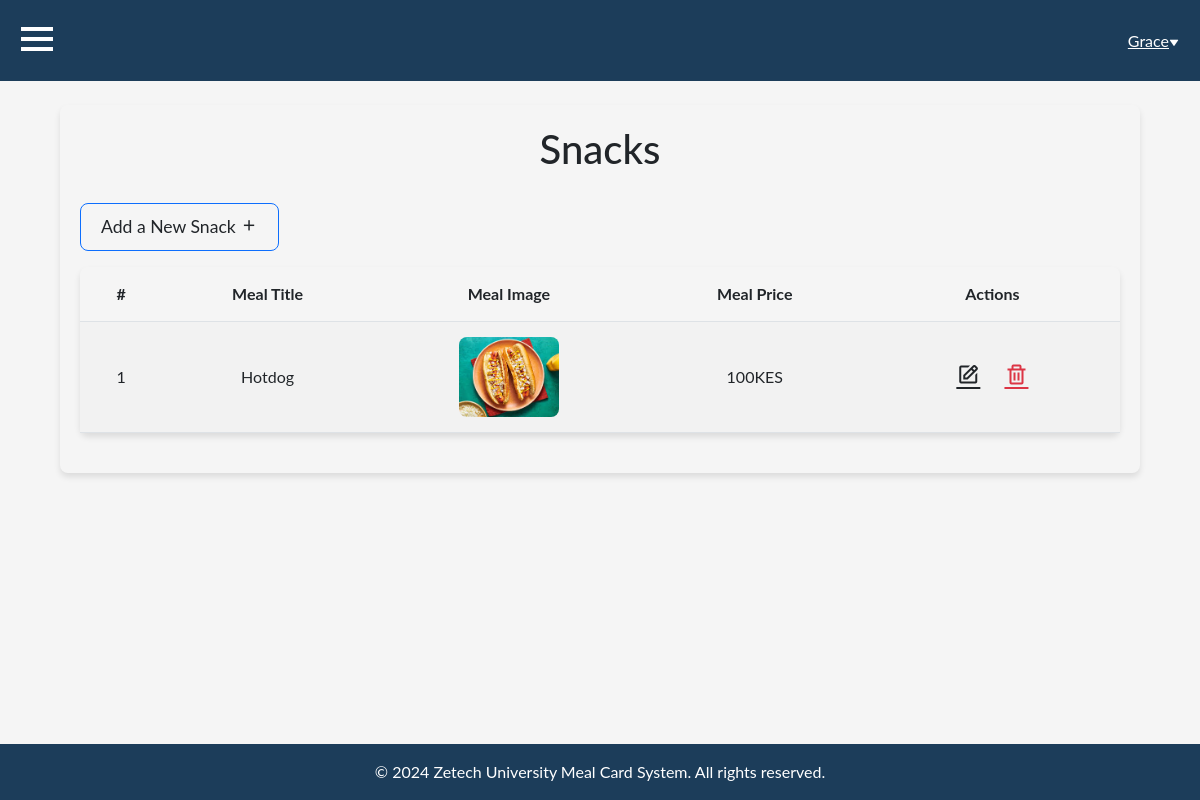
Screenshot of /admin/snacks.php (signed in) with the database file from the repository.
### tables this page shows
CREATE TABLE `menu` (
  `meal_id` int(11) NOT NULL,
  `meal_title` varchar(255) NOT NULL,
  `meal_price` varchar(100) NOT NULL,
  `meal_category` varchar(100) NOT NULL,
  `date_created` timestamp NOT NULL DEFAULT current_timestamp(),
  `meal_img` varchar(255) NOT NULL
);

### admin/snacks.php (the view, shortened to what this page needs)
<?php
include('../includes/config.php');
$employeeNoAuth = $_SESSION['employee_no'];
$employeeauth = "SELECT * FROM admins WHERE employee_no = '$employeeNoAuth'";
$resultEmpAuth = mysqli_query($conn, $employeeauth);
$adminName = "";
if (mysqli_num_rows($resultEmpAuth) === 1) {
    $row = mysqli_fetch_assoc($resultEmpAuth);
    $adminName = $row['employee_names'];
}
?>
<!DOCTYPE html>
<html lang="en">
<head>
    <link rel="stylesheet" href="https://cdn.jsdelivr.net/npm/bootstrap@5.3.0/dist/css/bootstrap.min.css">
    <link rel="stylesheet" href="https://cdn.jsdelivr.net/npm/boxicons@2.0.9/css/boxicons.min.css">
    <link rel="stylesheet" href="css/main_dishes.css">
</head>
<body>
    <nav class="navbar" id="sticky-navbar">
        <div class="container-fluid">
            <button class="btn btn-link text-white" id="sidebarToggle"><i class="bx bx-menu bx-lg"></i></button>
            <div class="popover-container m-2">
                <button class="btn btn-link text-white" id="profilePopover"
                    data-bs-toggle="popover"
                    data-bs-html="true"
                    data-bs-content='<a href="admin_logout.php" class="text-decoration-none text-dark"><i class="bx bx-power-off"></i>Logout</a>'>
                    <?php echo strtok($adminName, ' '); ?><i class='bx bxs-down-arrow' style="font-size: 10px;"></i>
                </button>
            </div>
        </div>
    </nav>
    <div class="container main-container mt-4 table-responsive">
        <h1>Snacks</h1>
        <button class="add-meal-btn btn btn-primary mb-3" data-bs-toggle="modal" data-bs-target="#addMealModal">Add a New Snack <i class="bx bx-plus"></i></button>
        <table class="table table-striped">
            <thead>
                <tr>
                    <th>#</th>
                    <th>Meal Title</th>
                    <th>Meal Image</th>
                    <th>Meal Price</th>
                    <th>Actions</th>
                </tr>
            </thead>
            <tbody>
                <?php
                $counter = 1;
                $fetchMealsQuery = "SELECT * FROM menu WHERE meal_category = 'snack'";
                $mealsResult = mysqli_query($conn, $fetchMealsQuery);
                while ($row = mysqli_fetch_assoc($mealsResult)) {
                    echo '<tr>
                            <td>' . $counter++ . '</td>
                            <td>' . htmlspecialchars($row['meal_title']) . '</td>
                            <td><img src="uploads/images/' . htmlspecialchars($row['meal_img']) . '" alt="' . htmlspecialchars($row['meal_title']) . '" width="80"></td>
                            <td>' . htmlspecialchars($row['meal_price']) . 'KES</td>
                            <td>
                                <a href="edit_snack.php?id=' . $row['meal_id'] . '" class="bx bx-edit action-icons"></a>
                                <a href="snacks.php?deleteMeal=' . $row['meal_id'] . '" class="bx bx-trash action-icons text-danger" onclick="return confirm(\'Are you sure you want to delete this snack?\')"></a>
                            </td>
                        </tr>';
                }
                ?>
            </tbody>
        </table>
    </div>
    <footer class="footer">
        &copy; 2024 Zetech University Meal Card System. All rights reserved.
    </footer>
</body>
</html>

### admin/css/main_dishes.css (style rules this page uses)
body { font-family: var(--font-body); background-color: var(--color-gray-bg); margin: 0; display: flex; flex-direction: column; min-height: 100vh; overflow-x: hidden; }
.container-fluid { padding: 0; }
.navbar { background-color: var(--color-navy-blue); color: var(--color-text-white); }
.main-container { margin: 40px auto; max-width: 90%; background-color: var(--color-soft-gray); border-radius: var(--border-radius); padding: 20px; box-shadow: var(--box-shadow-light); }
h1 { text-align: center; font-family: var(--font-header); color: var(--color-dark-plum); margin-bottom: 30px; }
.add-meal-btn { margin-bottom: 20px; background-color: var(--color-warm-coral); color: var(--color-text-light); font-size: 1.1rem; padding: 10px 20px; border-radius: var(--border-radius); transition: background-color 0.3s; }
.table { width: 100%; margin-bottom: 20px; background-color: var(--color-cream-white); border-radius: var(--border-radius); box-shadow: var(--box-shadow-light); }
.table th, .table td { padding: 15px; text-align: center; vertical-align: middle; }
.table th { background-color: var(--color-soft-peach); color: var(--color-text-dark); }
.table img { width: 100px; height: 80px; border-radius: var(--border-radius); object-fit: cover; }
.action-icons { font-size: 1.5rem; cursor: pointer; margin: 0 10px; color: var(--color-dark-plum); }
.footer { background-color: var(--color-navy-blue); color: var(--color-text-white); text-align: center; padding: var(--spacing-medium); position: relative; bottom: 0; width: 100%; margin-top: auto; }

### rows the page displays
menu: meal_title "Hotdog", meal_img (picture), meal_price "100"

### other values shown
strtok($adminName, ' ') "Grace"
